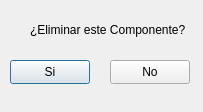
<?xml version="1.0" encoding="UTF-8"?>
<ui version="4.0">
 <class>ConfirmDeleteDialog</class>
 <widget class="QDialog" name="ConfirmDeleteDialog">
  <property name="geometry">
   <rect>
    <x>0</x>
    <y>0</y>
    <width>203</width>
    <height>112</height>
   </rect>
  </property>
  <property name="windowTitle">
   <string>Dialog</string>
  </property>
  <widget class="QPushButton" name="btnYes">
   <property name="geometry">
    <rect>
     <x>10</x>
     <y>60</y>
     <width>80</width>
     <height>24</height>
    </rect>
   </property>
   <property name="text">
    <string>Si</string>
   </property>
  </widget>
  <widget class="QPushButton" name="btnNo">
   <property name="geometry">
    <rect>
     <x>110</x>
     <y>60</y>
     <width>80</width>
     <height>24</height>
    </rect>
   </property>
   <property name="text">
    <string>No</string>
   </property>
  </widget>
  <widget class="QLabel" name="label">
   <property name="geometry">
    <rect>
     <x>30</x>
     <y>20</y>
     <width>161</width>
     <height>20</height>
    </rect>
   </property>
   <property name="text">
    <string>¿Eliminar este Componente?</string>
   </property>
  </widget>
 </widget>
 <resources/>
 <connections/>
</ui>
